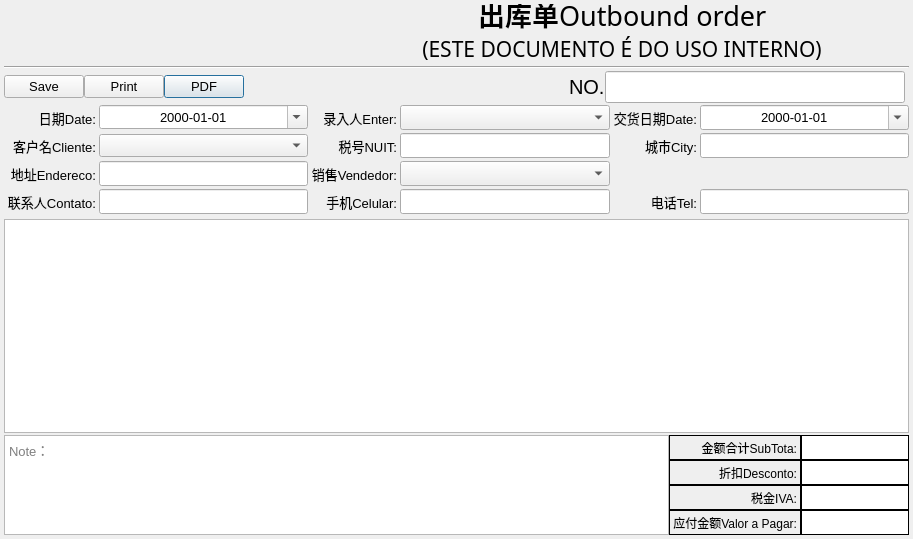
<?xml version="1.0" encoding="UTF-8"?>
<ui version="4.0">
 <class>Form</class>
 <widget class="QWidget" name="Form">
  <property name="geometry">
   <rect>
    <x>0</x>
    <y>0</y>
    <width>913</width>
    <height>539</height>
   </rect>
  </property>
  <property name="font">
   <font>
    <family>Arial</family>
    <pointsize>10</pointsize>
   </font>
  </property>
  <property name="windowTitle">
   <string>Outbound order</string>
  </property>
  <layout class="QVBoxLayout" name="verticalLayout_4">
   <property name="spacing">
    <number>2</number>
   </property>
   <property name="leftMargin">
    <number>4</number>
   </property>
   <property name="topMargin">
    <number>4</number>
   </property>
   <property name="rightMargin">
    <number>4</number>
   </property>
   <property name="bottomMargin">
    <number>4</number>
   </property>
   <item>
    <layout class="QHBoxLayout" name="horizontalLayout_6">
     <item>
      <widget class="QLabel" name="label_logo">
       <property name="minimumSize">
        <size>
         <width>329</width>
         <height>60</height>
        </size>
       </property>
       <property name="maximumSize">
        <size>
         <width>329</width>
         <height>60</height>
        </size>
       </property>
       <property name="text">
        <string/>
       </property>
       <property name="pixmap">
        <pixmap>../res/tmLogo100.png</pixmap>
       </property>
       <property name="scaledContents">
        <bool>true</bool>
       </property>
      </widget>
     </item>
     <item>
      <spacer name="horizontalSpacer_4">
       <property name="orientation">
        <enum>Qt::Horizontal</enum>
       </property>
       <property name="sizeHint" stdset="0">
        <size>
         <width>40</width>
         <height>20</height>
        </size>
       </property>
      </spacer>
     </item>
     <item>
      <layout class="QVBoxLayout" name="verticalLayout_3">
       <property name="spacing">
        <number>0</number>
       </property>
       <item>
        <layout class="QHBoxLayout" name="horizontalLayout_5">
         <item>
          <spacer name="horizontalSpacer_2">
           <property name="orientation">
            <enum>Qt::Horizontal</enum>
           </property>
           <property name="sizeHint" stdset="0">
            <size>
             <width>40</width>
             <height>20</height>
            </size>
           </property>
          </spacer>
         </item>
         <item>
          <widget class="QLabel" name="label_Title_Chn">
           <property name="minimumSize">
            <size>
             <width>0</width>
             <height>30</height>
            </size>
           </property>
           <property name="maximumSize">
            <size>
             <width>16777215</width>
             <height>30</height>
            </size>
           </property>
           <property name="font">
            <font>
             <pointsize>20</pointsize>
             <weight>75</weight>
             <bold>true</bold>
            </font>
           </property>
           <property name="text">
            <string>出库单</string>
           </property>
           <property name="alignment">
            <set>Qt::AlignBottom|Qt::AlignRight|Qt::AlignTrailing</set>
           </property>
          </widget>
         </item>
         <item>
          <widget class="QLabel" name="label_Title_Eng">
           <property name="minimumSize">
            <size>
             <width>0</width>
             <height>30</height>
            </size>
           </property>
           <property name="maximumSize">
            <size>
             <width>16777215</width>
             <height>30</height>
            </size>
           </property>
           <property name="font">
            <font>
             <family>Algerian</family>
             <pointsize>20</pointsize>
             <weight>50</weight>
             <bold>false</bold>
            </font>
           </property>
           <property name="text">
            <string>Outbound order</string>
           </property>
           <property name="alignment">
            <set>Qt::AlignBottom|Qt::AlignLeading|Qt::AlignLeft</set>
           </property>
          </widget>
         </item>
         <item>
          <spacer name="horizontalSpacer_3">
           <property name="orientation">
            <enum>Qt::Horizontal</enum>
           </property>
           <property name="sizeHint" stdset="0">
            <size>
             <width>40</width>
             <height>20</height>
            </size>
           </property>
          </spacer>
         </item>
        </layout>
       </item>
       <item>
        <widget class="QLabel" name="label_Title_Note">
         <property name="minimumSize">
          <size>
           <width>0</width>
           <height>30</height>
          </size>
         </property>
         <property name="maximumSize">
          <size>
           <width>16777215</width>
           <height>30</height>
          </size>
         </property>
         <property name="font">
          <font>
           <family>Algerian</family>
           <pointsize>16</pointsize>
          </font>
         </property>
         <property name="text">
          <string>(ESTE DOCUMENTO É DO USO INTERNO)</string>
         </property>
         <property name="alignment">
          <set>Qt::AlignHCenter|Qt::AlignTop</set>
         </property>
        </widget>
       </item>
      </layout>
     </item>
     <item>
      <spacer name="horizontalSpacer_5">
       <property name="orientation">
        <enum>Qt::Horizontal</enum>
       </property>
       <property name="sizeHint" stdset="0">
        <size>
         <width>40</width>
         <height>20</height>
        </size>
       </property>
      </spacer>
     </item>
    </layout>
   </item>
   <item>
    <widget class="Line" name="line">
     <property name="orientation">
      <enum>Qt::Horizontal</enum>
     </property>
    </widget>
   </item>
   <item>
    <layout class="QHBoxLayout" name="horizontalLayout_4">
     <item>
      <layout class="QHBoxLayout" name="horizontalLayout_3">
       <property name="spacing">
        <number>0</number>
       </property>
       <item>
        <widget class="QPushButton" name="butSave">
         <property name="text">
          <string>Save</string>
         </property>
         <property name="icon">
          <iconset>
           <normaloff>../res/ico/save.png</normaloff>../res/ico/save.png</iconset>
         </property>
         <property name="iconSize">
          <size>
           <width>16</width>
           <height>16</height>
          </size>
         </property>
        </widget>
       </item>
       <item>
        <widget class="QPushButton" name="butPrint">
         <property name="text">
          <string>Print</string>
         </property>
         <property name="icon">
          <iconset>
           <normaloff>../res/ico/Print.png</normaloff>../res/ico/Print.png</iconset>
         </property>
         <property name="iconSize">
          <size>
           <width>16</width>
           <height>16</height>
          </size>
         </property>
        </widget>
       </item>
       <item>
        <widget class="QPushButton" name="butPDF">
         <property name="text">
          <string>PDF</string>
         </property>
         <property name="icon">
          <iconset>
           <normaloff>../res/ico/pdf.png</normaloff>../res/ico/pdf.png</iconset>
         </property>
         <property name="iconSize">
          <size>
           <width>16</width>
           <height>16</height>
          </size>
         </property>
         <property name="default">
          <bool>true</bool>
         </property>
        </widget>
       </item>
      </layout>
     </item>
     <item>
      <layout class="QHBoxLayout" name="horizontalLayout">
       <property name="spacing">
        <number>0</number>
       </property>
       <property name="leftMargin">
        <number>0</number>
       </property>
       <property name="topMargin">
        <number>0</number>
       </property>
       <property name="rightMargin">
        <number>4</number>
       </property>
       <property name="bottomMargin">
        <number>0</number>
       </property>
       <item>
        <spacer name="horizontalSpacer">
         <property name="orientation">
          <enum>Qt::Horizontal</enum>
         </property>
         <property name="sizeHint" stdset="0">
          <size>
           <width>40</width>
           <height>20</height>
          </size>
         </property>
        </spacer>
       </item>
       <item>
        <widget class="QLabel" name="label_2">
         <property name="font">
          <font>
           <pointsize>15</pointsize>
          </font>
         </property>
         <property name="text">
          <string>NO.</string>
         </property>
        </widget>
       </item>
       <item>
        <widget class="QLineEdit" name="fOrderID">
         <property name="minimumSize">
          <size>
           <width>300</width>
           <height>0</height>
          </size>
         </property>
         <property name="maximumSize">
          <size>
           <width>300</width>
           <height>16777215</height>
          </size>
         </property>
         <property name="font">
          <font>
           <pointsize>15</pointsize>
          </font>
         </property>
         <property name="text">
          <string/>
         </property>
         <property name="alignment">
          <set>Qt::AlignCenter</set>
         </property>
         <property name="readOnly">
          <bool>true</bool>
         </property>
        </widget>
       </item>
      </layout>
     </item>
    </layout>
   </item>
   <item>
    <layout class="QGridLayout" name="gridLayout">
     <property name="leftMargin">
      <number>3</number>
     </property>
     <property name="rightMargin">
      <number>0</number>
     </property>
     <property name="bottomMargin">
      <number>3</number>
     </property>
     <property name="spacing">
      <number>3</number>
     </property>
     <item row="3" column="4">
      <widget class="QLineEdit" name="fCelular">
       <property name="minimumSize">
        <size>
         <width>0</width>
         <height>25</height>
        </size>
       </property>
       <property name="sizeIncrement">
        <size>
         <width>0</width>
         <height>25</height>
        </size>
       </property>
       <property name="clearButtonEnabled">
        <bool>true</bool>
       </property>
      </widget>
     </item>
     <item row="0" column="6">
      <widget class="QDateEdit" name="fRequiredDeliveryDate">
       <property name="minimumSize">
        <size>
         <width>0</width>
         <height>25</height>
        </size>
       </property>
       <property name="sizeIncrement">
        <size>
         <width>0</width>
         <height>25</height>
        </size>
       </property>
       <property name="alignment">
        <set>Qt::AlignCenter</set>
       </property>
       <property name="displayFormat">
        <string>yyyy-MM-dd</string>
       </property>
       <property name="calendarPopup">
        <bool>true</bool>
       </property>
      </widget>
     </item>
     <item row="1" column="3">
      <widget class="QLabel" name="label_7">
       <property name="minimumSize">
        <size>
         <width>0</width>
         <height>25</height>
        </size>
       </property>
       <property name="sizeIncrement">
        <size>
         <width>0</width>
         <height>25</height>
        </size>
       </property>
       <property name="text">
        <string>税号NUIT:</string>
       </property>
       <property name="alignment">
        <set>Qt::AlignRight|Qt::AlignTrailing|Qt::AlignVCenter</set>
       </property>
      </widget>
     </item>
     <item row="3" column="2">
      <widget class="QLineEdit" name="fContato">
       <property name="minimumSize">
        <size>
         <width>0</width>
         <height>25</height>
        </size>
       </property>
       <property name="sizeIncrement">
        <size>
         <width>0</width>
         <height>25</height>
        </size>
       </property>
       <property name="clearButtonEnabled">
        <bool>true</bool>
       </property>
      </widget>
     </item>
     <item row="2" column="0">
      <widget class="QLabel" name="label_9">
       <property name="minimumSize">
        <size>
         <width>0</width>
         <height>25</height>
        </size>
       </property>
       <property name="sizeIncrement">
        <size>
         <width>0</width>
         <height>25</height>
        </size>
       </property>
       <property name="text">
        <string>地址Endereco:</string>
       </property>
       <property name="alignment">
        <set>Qt::AlignRight|Qt::AlignTrailing|Qt::AlignVCenter</set>
       </property>
      </widget>
     </item>
     <item row="3" column="5">
      <widget class="QLabel" name="label_12">
       <property name="minimumSize">
        <size>
         <width>0</width>
         <height>25</height>
        </size>
       </property>
       <property name="sizeIncrement">
        <size>
         <width>0</width>
         <height>25</height>
        </size>
       </property>
       <property name="text">
        <string>电话Tel:</string>
       </property>
       <property name="alignment">
        <set>Qt::AlignRight|Qt::AlignTrailing|Qt::AlignVCenter</set>
       </property>
      </widget>
     </item>
     <item row="3" column="6">
      <widget class="QLineEdit" name="fTelefone">
       <property name="minimumSize">
        <size>
         <width>0</width>
         <height>25</height>
        </size>
       </property>
       <property name="sizeIncrement">
        <size>
         <width>0</width>
         <height>25</height>
        </size>
       </property>
       <property name="clearButtonEnabled">
        <bool>true</bool>
       </property>
      </widget>
     </item>
     <item row="0" column="5">
      <widget class="QLabel" name="label_4">
       <property name="minimumSize">
        <size>
         <width>0</width>
         <height>25</height>
        </size>
       </property>
       <property name="sizeIncrement">
        <size>
         <width>0</width>
         <height>25</height>
        </size>
       </property>
       <property name="text">
        <string>交货日期Date:</string>
       </property>
       <property name="alignment">
        <set>Qt::AlignRight|Qt::AlignTrailing|Qt::AlignVCenter</set>
       </property>
      </widget>
     </item>
     <item row="3" column="0">
      <widget class="QLabel" name="label_11">
       <property name="minimumSize">
        <size>
         <width>0</width>
         <height>25</height>
        </size>
       </property>
       <property name="sizeIncrement">
        <size>
         <width>0</width>
         <height>25</height>
        </size>
       </property>
       <property name="text">
        <string>联系人Contato:</string>
       </property>
       <property name="alignment">
        <set>Qt::AlignRight|Qt::AlignTrailing|Qt::AlignVCenter</set>
       </property>
      </widget>
     </item>
     <item row="1" column="0">
      <widget class="QLabel" name="label_6">
       <property name="minimumSize">
        <size>
         <width>0</width>
         <height>25</height>
        </size>
       </property>
       <property name="sizeIncrement">
        <size>
         <width>0</width>
         <height>25</height>
        </size>
       </property>
       <property name="text">
        <string>客户名Cliente:</string>
       </property>
       <property name="alignment">
        <set>Qt::AlignRight|Qt::AlignTrailing|Qt::AlignVCenter</set>
       </property>
      </widget>
     </item>
     <item row="3" column="3">
      <widget class="QLabel" name="label_10">
       <property name="text">
        <string>手机Celular:</string>
       </property>
       <property name="alignment">
        <set>Qt::AlignRight|Qt::AlignTrailing|Qt::AlignVCenter</set>
       </property>
      </widget>
     </item>
     <item row="1" column="2">
      <widget class="QComboBox" name="fCustomerID">
       <property name="minimumSize">
        <size>
         <width>0</width>
         <height>0</height>
        </size>
       </property>
       <property name="sizeIncrement">
        <size>
         <width>0</width>
         <height>25</height>
        </size>
       </property>
       <property name="toolTip">
        <string>&lt;html&gt;&lt;head/&gt;&lt;body&gt;&lt;p&gt;可输入客户名称或税号中的部分或全部进行快速过滤&lt;/p&gt;&lt;p&gt;Enter part or all of the customer name or tax number for quick filtering&lt;/p&gt;&lt;/body&gt;&lt;/html&gt;</string>
       </property>
       <property name="placeholderText" stdset="0">
        <string>Please select a cliente.</string>
       </property>
      </widget>
     </item>
     <item row="0" column="0">
      <widget class="QLabel" name="label_3">
       <property name="minimumSize">
        <size>
         <width>0</width>
         <height>25</height>
        </size>
       </property>
       <property name="sizeIncrement">
        <size>
         <width>0</width>
         <height>25</height>
        </size>
       </property>
       <property name="text">
        <string>日期Date:</string>
       </property>
       <property name="alignment">
        <set>Qt::AlignRight|Qt::AlignTrailing|Qt::AlignVCenter</set>
       </property>
      </widget>
     </item>
     <item row="0" column="2">
      <widget class="QDateEdit" name="fOrderDate">
       <property name="maximumSize">
        <size>
         <width>16777215</width>
         <height>16777215</height>
        </size>
       </property>
       <property name="alignment">
        <set>Qt::AlignCenter</set>
       </property>
       <property name="displayFormat">
        <string>yyyy-MM-dd</string>
       </property>
       <property name="calendarPopup">
        <bool>true</bool>
       </property>
      </widget>
     </item>
     <item row="1" column="4">
      <widget class="QLineEdit" name="fNUIT">
       <property name="minimumSize">
        <size>
         <width>0</width>
         <height>25</height>
        </size>
       </property>
       <property name="sizeIncrement">
        <size>
         <width>0</width>
         <height>25</height>
        </size>
       </property>
      </widget>
     </item>
     <item row="1" column="5">
      <widget class="QLabel" name="label_8">
       <property name="text">
        <string>城市City:</string>
       </property>
       <property name="alignment">
        <set>Qt::AlignRight|Qt::AlignTrailing|Qt::AlignVCenter</set>
       </property>
      </widget>
     </item>
     <item row="1" column="6">
      <widget class="QLineEdit" name="fCity">
       <property name="minimumSize">
        <size>
         <width>0</width>
         <height>25</height>
        </size>
       </property>
       <property name="sizeIncrement">
        <size>
         <width>0</width>
         <height>25</height>
        </size>
       </property>
       <property name="clearButtonEnabled">
        <bool>false</bool>
       </property>
      </widget>
     </item>
     <item row="2" column="2">
      <widget class="QLineEdit" name="fEndereco">
       <property name="minimumSize">
        <size>
         <width>0</width>
         <height>25</height>
        </size>
       </property>
       <property name="sizeIncrement">
        <size>
         <width>0</width>
         <height>25</height>
        </size>
       </property>
       <property name="placeholderText">
        <string/>
       </property>
       <property name="clearButtonEnabled">
        <bool>false</bool>
       </property>
      </widget>
     </item>
     <item row="2" column="3">
      <widget class="QLabel" name="label_5">
       <property name="minimumSize">
        <size>
         <width>0</width>
         <height>25</height>
        </size>
       </property>
       <property name="sizeIncrement">
        <size>
         <width>0</width>
         <height>25</height>
        </size>
       </property>
       <property name="text">
        <string>销售Vendedor:</string>
       </property>
       <property name="alignment">
        <set>Qt::AlignRight|Qt::AlignTrailing|Qt::AlignVCenter</set>
       </property>
      </widget>
     </item>
     <item row="2" column="4">
      <widget class="QComboBox" name="fVendedorID">
       <property name="minimumSize">
        <size>
         <width>0</width>
         <height>25</height>
        </size>
       </property>
       <property name="sizeIncrement">
        <size>
         <width>0</width>
         <height>25</height>
        </size>
       </property>
       <property name="clearButtonEnabled" stdset="0">
        <bool>true</bool>
       </property>
      </widget>
     </item>
     <item row="0" column="3">
      <widget class="QLabel" name="label_17">
       <property name="text">
        <string>录入人Enter:</string>
       </property>
       <property name="alignment">
        <set>Qt::AlignRight|Qt::AlignTrailing|Qt::AlignVCenter</set>
       </property>
      </widget>
     </item>
     <item row="0" column="4">
      <widget class="QComboBox" name="fEntryID">
       <property name="minimumSize">
        <size>
         <width>0</width>
         <height>25</height>
        </size>
       </property>
      </widget>
     </item>
    </layout>
   </item>
   <item>
    <layout class="QHBoxLayout" name="horizontalLayout_7">
     <property name="spacing">
      <number>0</number>
     </property>
     <item>
      <widget class="QTableView" name="tableView">
       <property name="minimumSize">
        <size>
         <width>0</width>
         <height>200</height>
        </size>
       </property>
       <property name="font">
        <font>
         <family>Arial</family>
         <pointsize>10</pointsize>
        </font>
       </property>
       <property name="toolTip">
        <string>&lt;html&gt;&lt;head/&gt;&lt;body&gt;&lt;p&gt;如果要输入单价为金额为0的订单，请在单价处输入0，但这时，明细表只能输入一行，如果要增加行，请先点击表格空白处（取消选中任何单元格），然后按 alt+d。&lt;/p&gt;&lt;p&gt;If you want to enter an order with a unit price of 0, please enter 0 at the unit price. But at this time, the detailed list can only enter one line. If you want to add more rows, please click on the blank of the table (cancel any cells), and then press Alt + D.&lt;/p&gt;&lt;/body&gt;&lt;/html&gt;</string>
       </property>
      </widget>
     </item>
     <item>
      <spacer name="verticalSpacer">
       <property name="orientation">
        <enum>Qt::Vertical</enum>
       </property>
       <property name="sizeHint" stdset="0">
        <size>
         <width>0</width>
         <height>40</height>
        </size>
       </property>
      </spacer>
     </item>
    </layout>
   </item>
   <item>
    <layout class="QHBoxLayout" name="horizontalLayout_2">
     <property name="spacing">
      <number>0</number>
     </property>
     <item>
      <layout class="QVBoxLayout" name="verticalLayout">
       <property name="spacing">
        <number>0</number>
       </property>
       <property name="sizeConstraint">
        <enum>QLayout::SetMaximumSize</enum>
       </property>
       <property name="bottomMargin">
        <number>0</number>
       </property>
       <item>
        <widget class="QTextEdit" name="fNote">
         <property name="minimumSize">
          <size>
           <width>0</width>
           <height>100</height>
          </size>
         </property>
         <property name="maximumSize">
          <size>
           <width>16777215</width>
           <height>100</height>
          </size>
         </property>
         <property name="toolTipDuration">
          <number>-1</number>
         </property>
         <property name="statusTip">
          <string/>
         </property>
         <property name="whatsThis">
          <string/>
         </property>
         <property name="accessibleName">
          <string/>
         </property>
         <property name="lineWidth">
          <number>-1</number>
         </property>
         <property name="placeholderText">
          <string>Note：</string>
         </property>
        </widget>
       </item>
      </layout>
     </item>
     <item>
      <layout class="QVBoxLayout" name="verticalLayout_2">
       <property name="spacing">
        <number>0</number>
       </property>
       <item>
        <widget class="QWidget" name="temp" native="true">
         <property name="sizePolicy">
          <sizepolicy hsizetype="Fixed" vsizetype="Fixed">
           <horstretch>0</horstretch>
           <verstretch>0</verstretch>
          </sizepolicy>
         </property>
         <layout class="QGridLayout" name="gridLayout_2">
          <property name="sizeConstraint">
           <enum>QLayout::SetNoConstraint</enum>
          </property>
          <property name="leftMargin">
           <number>0</number>
          </property>
          <property name="topMargin">
           <number>0</number>
          </property>
          <property name="rightMargin">
           <number>0</number>
          </property>
          <property name="bottomMargin">
           <number>0</number>
          </property>
          <property name="spacing">
           <number>0</number>
          </property>
          <item row="0" column="0">
           <widget class="QLabel" name="label">
            <property name="minimumSize">
             <size>
              <width>0</width>
              <height>25</height>
             </size>
            </property>
            <property name="maximumSize">
             <size>
              <width>150</width>
              <height>25</height>
             </size>
            </property>
            <property name="sizeIncrement">
             <size>
              <width>0</width>
              <height>25</height>
             </size>
            </property>
            <property name="font">
             <font>
              <pointsize>9</pointsize>
             </font>
            </property>
            <property name="styleSheet">
             <string notr="true">border-width: 0.7px;border-style: solid</string>
            </property>
            <property name="text">
             <string>金额合计SubTota:</string>
            </property>
            <property name="alignment">
             <set>Qt::AlignRight|Qt::AlignTrailing|Qt::AlignVCenter</set>
            </property>
           </widget>
          </item>
          <item row="0" column="1">
           <widget class="QLineEdit" name="fAmount">
            <property name="minimumSize">
             <size>
              <width>0</width>
              <height>25</height>
             </size>
            </property>
            <property name="maximumSize">
             <size>
              <width>150</width>
              <height>25</height>
             </size>
            </property>
            <property name="sizeIncrement">
             <size>
              <width>0</width>
              <height>25</height>
             </size>
            </property>
            <property name="font">
             <font>
              <pointsize>9</pointsize>
             </font>
            </property>
            <property name="styleSheet">
             <string notr="true">border-width: 0.7px;border-style: solid</string>
            </property>
            <property name="alignment">
             <set>Qt::AlignRight|Qt::AlignTrailing|Qt::AlignVCenter</set>
            </property>
            <property name="readOnly">
             <bool>true</bool>
            </property>
           </widget>
          </item>
          <item row="1" column="0">
           <widget class="QLabel" name="label_13">
            <property name="minimumSize">
             <size>
              <width>0</width>
              <height>25</height>
             </size>
            </property>
            <property name="maximumSize">
             <size>
              <width>150</width>
              <height>25</height>
             </size>
            </property>
            <property name="sizeIncrement">
             <size>
              <width>0</width>
              <height>25</height>
             </size>
            </property>
            <property name="font">
             <font>
              <pointsize>9</pointsize>
             </font>
            </property>
            <property name="styleSheet">
             <string notr="true">border-width: 0.7px;border-style: solid</string>
            </property>
            <property name="text">
             <string>折扣Desconto:</string>
            </property>
            <property name="alignment">
             <set>Qt::AlignRight|Qt::AlignTrailing|Qt::AlignVCenter</set>
            </property>
           </widget>
          </item>
          <item row="1" column="1">
           <widget class="QLineEdit" name="fDesconto">
            <property name="minimumSize">
             <size>
              <width>0</width>
              <height>25</height>
             </size>
            </property>
            <property name="maximumSize">
             <size>
              <width>150</width>
              <height>25</height>
             </size>
            </property>
            <property name="sizeIncrement">
             <size>
              <width>0</width>
              <height>25</height>
             </size>
            </property>
            <property name="font">
             <font>
              <pointsize>9</pointsize>
             </font>
            </property>
            <property name="styleSheet">
             <string notr="true">border-width: 0.7px;border-style: solid</string>
            </property>
            <property name="alignment">
             <set>Qt::AlignRight|Qt::AlignTrailing|Qt::AlignVCenter</set>
            </property>
           </widget>
          </item>
          <item row="2" column="0">
           <widget class="QLabel" name="label_14">
            <property name="minimumSize">
             <size>
              <width>0</width>
              <height>25</height>
             </size>
            </property>
            <property name="maximumSize">
             <size>
              <width>150</width>
              <height>25</height>
             </size>
            </property>
            <property name="sizeIncrement">
             <size>
              <width>0</width>
              <height>25</height>
             </size>
            </property>
            <property name="font">
             <font>
              <pointsize>9</pointsize>
             </font>
            </property>
            <property name="styleSheet">
             <string notr="true">border-width: 0.7px;border-style: solid</string>
            </property>
            <property name="text">
             <string>税金IVA:</string>
            </property>
            <property name="alignment">
             <set>Qt::AlignRight|Qt::AlignTrailing|Qt::AlignVCenter</set>
            </property>
           </widget>
          </item>
          <item row="2" column="1">
           <widget class="QLineEdit" name="fTax">
            <property name="minimumSize">
             <size>
              <width>0</width>
              <height>25</height>
             </size>
            </property>
            <property name="maximumSize">
             <size>
              <width>150</width>
              <height>25</height>
             </size>
            </property>
            <property name="sizeIncrement">
             <size>
              <width>0</width>
              <height>25</height>
             </size>
            </property>
            <property name="font">
             <font>
              <pointsize>9</pointsize>
             </font>
            </property>
            <property name="styleSheet">
             <string notr="true">border-width: 0.7px;border-style: solid</string>
            </property>
            <property name="alignment">
             <set>Qt::AlignRight|Qt::AlignTrailing|Qt::AlignVCenter</set>
            </property>
           </widget>
          </item>
          <item row="3" column="0">
           <widget class="QLabel" name="label_15">
            <property name="minimumSize">
             <size>
              <width>0</width>
              <height>25</height>
             </size>
            </property>
            <property name="maximumSize">
             <size>
              <width>150</width>
              <height>25</height>
             </size>
            </property>
            <property name="sizeIncrement">
             <size>
              <width>0</width>
              <height>25</height>
             </size>
            </property>
            <property name="font">
             <font>
              <pointsize>9</pointsize>
             </font>
            </property>
            <property name="styleSheet">
             <string notr="true">border-width: 0.7px;border-style: solid</string>
            </property>
            <property name="text">
             <string>应付金额Valor a Pagar:</string>
            </property>
            <property name="alignment">
             <set>Qt::AlignRight|Qt::AlignTrailing|Qt::AlignVCenter</set>
            </property>
           </widget>
          </item>
          <item row="3" column="1">
           <widget class="QLineEdit" name="fPayable">
            <property name="minimumSize">
             <size>
              <width>0</width>
              <height>25</height>
             </size>
            </property>
            <property name="maximumSize">
             <size>
              <width>150</width>
              <height>25</height>
             </size>
            </property>
            <property name="sizeIncrement">
             <size>
              <width>0</width>
              <height>25</height>
             </size>
            </property>
            <property name="font">
             <font>
              <pointsize>9</pointsize>
             </font>
            </property>
            <property name="styleSheet">
             <string notr="true">border-width: 0.7px;border-style: solid</string>
            </property>
            <property name="alignment">
             <set>Qt::AlignRight|Qt::AlignTrailing|Qt::AlignVCenter</set>
            </property>
            <property name="readOnly">
             <bool>true</bool>
            </property>
           </widget>
          </item>
         </layout>
        </widget>
       </item>
      </layout>
     </item>
    </layout>
   </item>
  </layout>
 </widget>
 <tabstops>
  <tabstop>butSave</tabstop>
  <tabstop>butPrint</tabstop>
  <tabstop>butPDF</tabstop>
  <tabstop>fOrderDate</tabstop>
  <tabstop>fEntryID</tabstop>
  <tabstop>fRequiredDeliveryDate</tabstop>
  <tabstop>fCustomerID</tabstop>
  <tabstop>fNUIT</tabstop>
  <tabstop>fCity</tabstop>
  <tabstop>fEndereco</tabstop>
  <tabstop>fVendedorID</tabstop>
  <tabstop>fContato</tabstop>
  <tabstop>fCelular</tabstop>
  <tabstop>fTelefone</tabstop>
  <tabstop>tableView</tabstop>
  <tabstop>fNote</tabstop>
  <tabstop>fAmount</tabstop>
  <tabstop>fDesconto</tabstop>
  <tabstop>fTax</tabstop>
  <tabstop>fPayable</tabstop>
  <tabstop>fOrderID</tabstop>
 </tabstops>
 <resources/>
 <connections/>
 <slots>
  <slot>ReCalc()</slot>
 </slots>
</ui>
